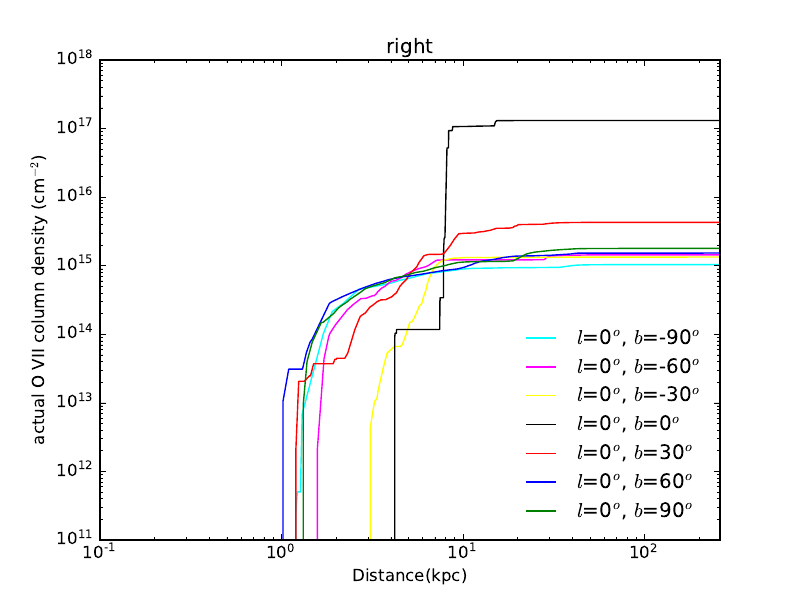

The script that saved this image:
"""
    1、运行本程序即可得到OVII column density vs radius图片'OVII column density vs radius.pdf'， 这里观测者位于太阳位置。
"""

import gc  #释放内存，不能超算内存不够用
import yt
import os, sys, time
import numpy as np
import h5py
import numpy as np
import math
import scipy.interpolate
from scipy.interpolate import interp1d
#import select_snapshot_number
from decimal import *
import matplotlib
matplotlib.use('Agg')
from matplotlib import pyplot as plt
from astropy.modeling import models, fitting  
from scipy import integrate
from lmfit import Model

PROTONMASS = 1.67262178e-24
MSUN = 1.989e33
MPC = 3.085678e24
KPC = 3.085678e21
ECHARGE = 4.80320425e-10   # 3.0e9 ?
EMASS = 9.10938215e-28
CLIGHT = 2.99792458e10
kB=1.3806505e-16 # 用的单位制是厘米克秒制 k=(1.38e-23)*(e3)*(e4). is the Boltzmann constant in CGS units 
KBev=(1.380649e-23)/(1.602176e-19) #以电子伏特表示的单位即ev/k，为的是画（K*T）的all-sky图。is the Boltzmann constant
h=4.1356676969e-15 #单位为ev·s




begintime=time.perf_counter()  





#voigt函数x为积分波长范围，lam为OVII共振频率，bpar为doppler参数（包含温度和湍流速度，logn为OVII柱密度取对数，gam为Einstein A coefficent）
def Abvoigt(x, lam, bpar, logn, z, fosc, gam):
    '''
    my voigt profile model
    '''

    x = np.array(x, dtype='float64')
    wave = x

    c = 2.99792e10        # cm/s
    m_e = 9.1094e-28       # g
    e = 4.8032e-10        # cgs units

    b = bpar*1e5
    C_a = np.sqrt(np.pi)*e**2*fosc*lam*1.e-8/m_e/c/b
    a = lam*1.e-8*gam/(4.*np.pi*b)

    dl_D = b/c*lam
    x = x/(z+1.)
    u = (x - lam)/dl_D + 0.00001
    #Voigt Profile Approximation from T. Tepper-Garcia 2006, 2007.
    P = u**2
    H0 = np.exp(-u**2)
    Q = 1.5/u**2
    H =  H0 - a/np.sqrt(np.pi)/P * (H0*H0*(4.*P*P + 7.*P + 4. + Q) - Q - 1)  #跟莫厚俊书本711页（16.106）类似
    tau = np.float64(C_a) * 10 ** logn * H
    flux = np.exp(-tau)
    return flux

#其中(g1,g2)为文档Parameters of Lines.pdf中的（gi,gk）
def obgamma(lam, g1, g2, f):
    '''
    calculate the Einstein A coefficent
    '''
    return 0.6770e16*f*(g1/g2)/lam**2



#插值得到每个温度下OVII的电离度 
def ion_fracZ(T):

    OVII_ionization_degree_table=np.array([-2.667,-1.048,-0.251,-0.059,-0.018,-0.007,-0.004,-0.006,-0.027,-0.105,-0.291,-0.634,-1.133,-1.697,-2.247,-2.756,-3.219,-3.643,-4.032,-4.391,-4.726])
    OVII_ionization_temperature_table=np.array([5.30,5.40,5.50,5.60,5.70,5.80,5.90,6.00,6.10,6.20,6.30,6.40,6.50,6.60,6.70,6.80,6.90,7.00,7.10,7.20,7.30])

    
    t = 10**(OVII_ionization_temperature_table)
    f = 10**(OVII_ionization_degree_table)
    inter=interp1d(t[f>0],f[f>0],bounds_error=False, fill_value=0)#'extrapolate')
    
    return inter(T)



 
#得到光深
def optical(nOVII,Doppler_T,Radial_velocity,Radius): 


    f=6.96e-1
    q=np.array(math.pi*ECHARGE**2/(EMASS*CLIGHT)*f)
    B=Doppler_T
    OVII_number_density=nOVII
    Velocity=Radial_velocity
    v0=CLIGHT/21.6019e-8
    optical_depth=[]
     

    dv=0.0001e17  
    

    
    for v in np.arange(1.38e+17,1.39e+17,dv): 
        optical_depth.append( integrate.trapz(q*CLIGHT/(math.pi**(1/2)*v0*B)*OVII_number_density*np.exp( -(v/v0 -1+ Velocity/CLIGHT)**2 * CLIGHT**2/B**2), Radius ) ) 
        # 方老师2002文章（THE ASTROPHYSICAL JOURNAL, 564:604-623, 2002）公式（5）

    

    optical_depth=np.array(optical_depth)

    return optical_depth










ds = yt.load('snapshot_155.hdf5')

la_each_step=5 #纬度的间隔

lo_each_step=5 #精度的间隔

#longitude=np.arange(0,365,lo_each_step) #经度取值范围[0,360],把360包含进来的原因是为了高分辨插值。
longitude=np.arange(0,1,1)  #经度取值范围，只取0度

#latitude=np.arange(-90,91,la_each_step) #纬度取值范围
latitude=np.arange(-90,91,30)



latitude_length_list=np.arange(len(latitude))
longitude_length_list=np.arange(len(longitude))



OVII_column_number_density_integrate=np.zeros((len(longitude),len(latitude)))
OVII_column_number_density=np.zeros((len(longitude),len(latitude)))
Equivalent_width=np.zeros((len(longitude),len(latitude))) 
H_column_number_density=np.zeros((len(longitude),len(latitude)))
Doppler=np.zeros((len(longitude),len(latitude)))
length_all_bin=260  #单位都是导致后面换成CGS时都要用上KPC 



x_center_of_mass=300.0
y_center_of_mass=300.0
z_center_of_mass=300.0


degree_theta=180   #degree_theta 为观测者在盘上的位置，从星系中心指向 -x1 逆时针算起角度

x1= x_center_of_mass -8.2*math.cos(math.pi/180 *degree_theta)   #   地球所在位置的坐标值。

y1= y_center_of_mass -8.2*math.sin(math.pi/180 *degree_theta)

z1= z_center_of_mass


fitting_number=0 #记录两倍留下来的拟合值




"""
x1= x_center_of_mass -8.2  #   地球所在位置的坐标值。
 
y1= y_center_of_mass
     
z1= z_center_of_mass
"""




#从经度开始大循环，纬度小循环
for l,l_location in zip(longitude,longitude_length_list):


  
  
    print("我是经度:%d"%l)
    

    Color=['cyan','magenta','yellow','black','red','blue','green']
    #循坏纬度
    for b,b_location,c in zip(latitude,latitude_length_list, Color) :

        
        x2= length_all_bin *math.cos(math.pi/180 * b)*math.cos(math.pi/180 *l) *math.cos(math.pi/180 * degree_theta)  + length_all_bin *math.cos(math.pi/180 * b)*math.sin(math.pi/180 *l) *math.sin(math.pi/180 * degree_theta) + x1   # 求坐标换成直角坐标的公式，并且考虑到观测者不是位于零点。x=r*cos(b)*cos(l) 以及角度和弧度的转换乘以math.pi/180
        
        y2= length_all_bin *math.cos(math.pi/180 * b)*math.cos(math.pi/180 *l) *math.sin(math.pi/180 * degree_theta)  - length_all_bin *math.cos(math.pi/180 * b)*math.sin(math.pi/180 *l) *math.cos(math.pi/180 * degree_theta) + y1   # y=r*cos(b)*sin(l)
        
        z2= z1 - length_all_bin *math.sin(math.pi/180 *b)                 # z=r*sin(b)
        
        
        
        """
        x2= length_all_bin *math.cos(math.pi/180 * b)*math.cos(math.pi/180 *l) + x1   # 求坐标换成直角坐标的公式，并且考虑到观测者不是位于零点。x=r*cos(b)*cos(l) 以及角度和弧度的转换乘以math.pi/180

        y2= length_all_bin *math.cos(math.pi/180 * b)*math.sin(math.pi/180 *l) + y1   # y=r*cos(b)*sin(l)
    
        z2= length_all_bin *math.sin(math.pi/180 *b) + z1               # z=r*sin(b)
        """
        
        
        ray = ds.ray([x1, y1, z1], [x2, y2, z2])
        
        
        rsort = np.argsort(ray["radius"])
        
        
        radii = ray['radius'].in_units('kpc')[rsort]
        T = ray[('gas', 'temperature')].in_cgs()[rsort]
        
        OVII_metallicity=4.9e-04      #采用Annu. Rev. Astron. Astrophys. 2009. 47:481–522中相对于氢元素数密度的OVII金属丰度，即李辉推荐太阳丰度中的OVII丰度，
        
        Radius=(radii.d)*KPC
        H_number_density_each_bin=ray[('gas', 'H_nuclei_density')].in_cgs()[rsort]
        H_column_number_density[l_location,b_location]=integrate.trapz(H_number_density_each_bin.d, Radius)

        
       
        nOxy =  H_number_density_each_bin.d * OVII_metallicity
        
    
        ionfrac_OVII=ion_fracZ(T.d)
        nOVII=nOxy*ionfrac_OVII
       
       
        #columOVII= integrate.trapz(nOVII,(radii.d)*KPC)
        #OVII_column_number_density_integrate[l_location,b_location]=np.log10(columOVII)

        OVII_column_number_density_all=np.array([integrate.trapz(nOVII[0:i:1],radii[0:i:1].d *KPC) for i in range(2,len(radii)+1,1)])
        
     
        radii=radii[1::]  #距离的第一数据不要了，因为第一个积分值为零，上面积分没考虑进来。

        #以下是画图，画的是沿着视线方向逐渐累积的OVII柱密度，距离越远OVII柱密度就会越大。
        plt.style.use('classic')


        ax=plt.subplot(111)
        plt.ylabel('actual O VII column density (cm$^{-2}$)')
        plt.xlabel("Distance(kpc)")
        plt.xlim(1e-1,260)
        #plt.ylim(1e1,1e18)
        ax.loglog(radii,OVII_column_number_density_all,lw=1, color=c,label="$l$=0$^{o}$, $b$=%d$^{o}$"%b)  #画的是沿着视线方向逐渐累积的OVII柱密度，距离越远OVII柱密度就会越大。
        plt.title("right")
       
        hl=plt.legend(loc='lower right',frameon=False)




plt.savefig("OVII column density vs radius.pdf",format='pdf', dpi=1000)














